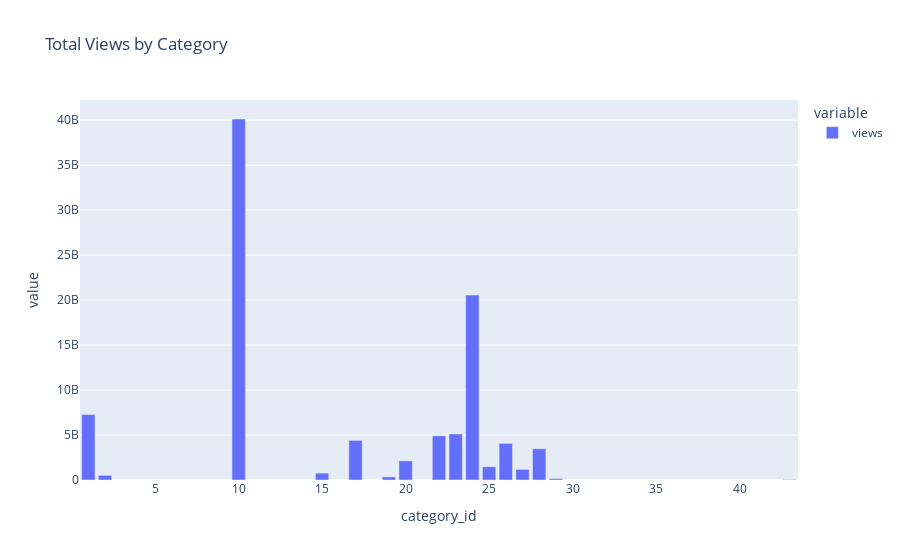

Notebook source saved alongside this figure:
### Code cell
category_stats = data.groupby('category_id')['views'].sum().sort_values(ascending=False)
px.bar(category_stats, title='Total Views by Category')

### Figure 1 — Plotly figure (JSON) as saved in the notebook; plotly's stock layout.template omitted (floating-point values rounded to 4 significant figures)
{"data": [{"alignmentgroup": "True", "hovertemplate": "variable=views<br>category_id=%{x}<br>value=%{y}<extra></extra>", "legendgroup": "views", "marker": {"color": "#636efa", "pattern": {"shape": ""}}, "name": "views", "offsetgroup": "views", "orientation": "v", "showlegend": true, "textposition": "auto", "type": "bar", "x": [10, 24, 1, 23, 22, 17, 26, 28, 20, 25, 27, 15, 2, 19, 29, 43], "xaxis": "x", "y": [40126286541, 20561101882, 7267792432, 5111266590, 4910004664, 4403213872, 4071011870, 3473462753, 2127799781, 1473090484, 1180175828, 764651989, 520690717, 343100609, 168941392, 51501058], "yaxis": "y"}], "layout": {"barmode": "relative", "legend": {"title": {"text": "variable"}, "tracegroupgap": 0}, "title": {"text": "Total Views by Category"}, "xaxis": {"anchor": "y", "domain": [0, 1], "title": {"text": "category_id"}}, "yaxis": {"anchor": "x", "domain": [0, 1], "title": {"text": "value"}}}}
